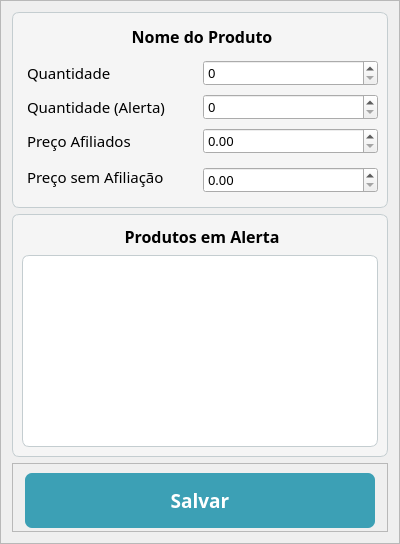
       <widget class="QFrame" name="frame_4">
        <property name="minimumSize">
         <size>
          <width>400</width>
          <height>0</height>
         </size>
        </property>
        <property name="maximumSize">
         <size>
          <width>400</width>
          <height>16777215</height>
         </size>
        </property>
        <property name="frameShape">
         <enum>QFrame::StyledPanel</enum>
        </property>
        <property name="frameShadow">
         <enum>QFrame::Raised</enum>
        </property>
        <layout class="QGridLayout" name="gridLayout">
         <item row="0" column="0">
          <widget class="QFrame" name="frame_8">
           <property name="minimumSize">
            <size>
             <width>0</width>
             <height>165</height>
            </size>
           </property>
           <property name="maximumSize">
            <size>
             <width>16777215</width>
             <height>200</height>
            </size>
           </property>
           <property name="styleSheet">
            <string notr="true">QFrame { 
   background-color: rgb(245, 245, 245);
   border-radius: 7px;
   border: 1px solid rgb(196, 205, 208);
} </string>
           </property>
           <property name="frameShape">
            <enum>QFrame::StyledPanel</enum>
           </property>
           <property name="frameShadow">
            <enum>QFrame::Raised</enum>
           </property>
           <layout class="QGridLayout" name="gridLayout_3">
            <item row="4" column="0">
             <widget class="QLabel" name="l_vtotal">
              <property name="minimumSize">
               <size>
                <width>0</width>
                <height>30</height>
               </size>
              </property>
              <property name="font">
               <font>
                <family>Poppins</family>
                <pointsize>11</pointsize>
               </font>
              </property>
              <property name="styleSheet">
               <string notr="true">border: 1px solid rgb(245,245,245);</string>
              </property>
              <property name="text">
               <string>Preço sem Afiliação</string>
              </property>
             </widget>
            </item>
            <item row="0" column="0" colspan="2">
             <widget class="QLabel" name="l_nprod">
              <property name="minimumSize">
               <size>
                <width>328</width>
                <height>30</height>
               </size>
              </property>
              <property name="font">
               <font>
                <family>Poppins</family>
                <pointsize>12</pointsize>
                <weight>75</weight>
                <bold>true</bold>
               </font>
              </property>
              <property name="styleSheet">
               <string notr="true">border: 1px solid rgb(245,245,245);
</string>
              </property>
              <property name="text">
               <string>&lt;html&gt;&lt;head/&gt;&lt;body&gt;&lt;p align=&quot;center&quot;&gt;&lt;span style=&quot; font-size:12pt;&quot;&gt;Nome do Produto&lt;/span&gt;&lt;/p&gt;&lt;/body&gt;&lt;/html&gt;</string>
              </property>
             </widget>
            </item>
            <item row="3" column="0">
             <widget class="QLabel" name="l_qtd">
              <property name="minimumSize">
               <size>
                <width>0</width>
                <height>30</height>
               </size>
              </property>
              <property name="font">
               <font>
                <family>Poppins</family>
                <pointsize>11</pointsize>
               </font>
              </property>
              <property name="styleSheet">
               <string notr="true">border: 1px solid rgb(245,245,245);
</string>
              </property>
              <property name="text">
               <string>Preço Afiliados</string>
              </property>
             </widget>
            </item>
            <item row="1" column="1">
             <widget class="QSpinBox" name="sb_qtd">
              <property name="font">
               <font>
                <family>Poppins</family>
                <pointsize>10</pointsize>
               </font>
              </property>
             </widget>
            </item>
            <item row="3" column="1">
             <widget class="QDoubleSpinBox" name="ds_pa">
              <property name="font">
               <font>
                <family>Poppins</family>
                <pointsize>10</pointsize>
               </font>
              </property>
             </widget>
            </item>
            <item row="1" column="0">
             <widget class="QLabel" name="l_vunit">
              <property name="minimumSize">
               <size>
                <width>0</width>
                <height>30</height>
               </size>
              </property>
              <property name="font">
               <font>
                <family>Poppins</family>
                <pointsize>11</pointsize>
               </font>
              </property>
              <property name="styleSheet">
               <string notr="true">border: 1px solid rgb(245,245,245);</string>
              </property>
              <property name="text">
               <string>Quantidade</string>
              </property>
             </widget>
            </item>
            <item row="2" column="0">
             <widget class="QLabel" name="label">
              <property name="font">
               <font>
                <family>Poppins</family>
                <pointsize>11</pointsize>
               </font>
              </property>
              <property name="styleSheet">
               <string notr="true">border: 1px solid rgb(245,245,245);</string>
              </property>
              <property name="text">
               <string>Quantidade (Alerta)</string>
              </property>
             </widget>
            </item>
            <item row="2" column="1">
             <widget class="QSpinBox" name="sb_qtd_alert">
              <property name="font">
               <font>
                <family>Poppins</family>
                <pointsize>10</pointsize>
               </font>
              </property>
             </widget>
            </item>
            <item row="4" column="1" rowspan="2">
             <widget class="QDoubleSpinBox" name="ds_psa">
              <property name="font">
               <font>
                <family>Poppins</family>
                <pointsize>10</pointsize>
               </font>
              </property>
             </widget>
            </item>
           </layout>
          </widget>
         </item>
         <item row="1" column="0">
          <widget class="QFrame" name="frame_6">
           <property name="minimumSize">
            <size>
             <width>0</width>
             <height>150</height>
            </size>
           </property>
           <property name="styleSheet">
            <string notr="true">QFrame { 
   background-color: rgb(245, 245, 245);
   border-radius: 7px;
   border: 1px solid rgb(196, 205, 208);
} </string>
           </property>
           <property name="frameShape">
            <enum>QFrame::StyledPanel</enum>
           </property>
           <property name="frameShadow">
            <enum>QFrame::Raised</enum>
           </property>
           <layout class="QGridLayout" name="gridLayout_2">
            <item row="0" column="0">
             <widget class="QLabel" name="label_2">
              <property name="font">
               <font>
                <family>Poppins</family>
                <pointsize>12</pointsize>
               </font>
              </property>
              <property name="styleSheet">
               <string notr="true">border: 1px solid rgb(245,245,245);
</string>
              </property>
              <property name="text">
               <string>&lt;html&gt;&lt;head/&gt;&lt;body&gt;&lt;p align=&quot;center&quot;&gt;&lt;span style=&quot; font-size:12pt; font-weight:600;&quot;&gt;Produtos em Alerta&lt;/span&gt;&lt;/p&gt;&lt;/body&gt;&lt;/html&gt;</string>
              </property>
             </widget>
            </item>
            <item row="1" column="0">
             <widget class="QListView" name="listView">
              <property name="font">
               <font>
                <family>Poppins</family>
                <pointsize>10</pointsize>
               </font>
              </property>
              <property name="styleSheet">
               <string notr="true">background-color: rgb(255, 255, 255);</string>
              </property>
             </widget>
            </item>
           </layout>
          </widget>
         </item>
         <item row="2" column="0">
          <widget class="QFrame" name="frame_15">
           <property name="minimumSize">
            <size>
             <width>0</width>
             <height>60</height>
            </size>
           </property>
           <property name="maximumSize">
            <size>
             <width>16777215</width>
             <height>69</height>
            </size>
           </property>
           <property name="frameShape">
            <enum>QFrame::StyledPanel</enum>
           </property>
           <property name="frameShadow">
            <enum>QFrame::Raised</enum>
           </property>
           <layout class="QHBoxLayout" name="horizontalLayout_10">
            <item>
             <widget class="QPushButton" name="pushButton_2">
              <property name="minimumSize">
               <size>
                <width>350</width>
                <height>55</height>
               </size>
              </property>
              <property name="maximumSize">
               <size>
                <width>350</width>
                <height>60</height>
               </size>
              </property>
              <property name="font">
               <font>
                <family>Poppins</family>
                <pointsize>14</pointsize>
                <weight>75</weight>
                <bold>true</bold>
               </font>
              </property>
              <property name="styleSheet">
               <string notr="true">QPushButton{
border-radius: 7px;
background-color: rgb(60, 160, 181);
color: white;
}</string>
              </property>
              <property name="text">
               <string>Salvar</string>
              </property>
             </widget>
            </item>
           </layout>
          </widget>
         </item>
        </layout>
       </widget>
